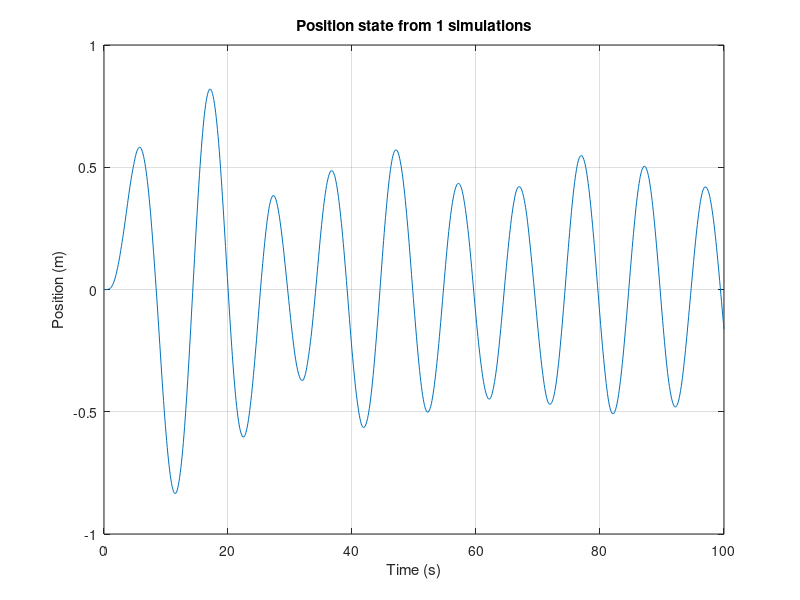
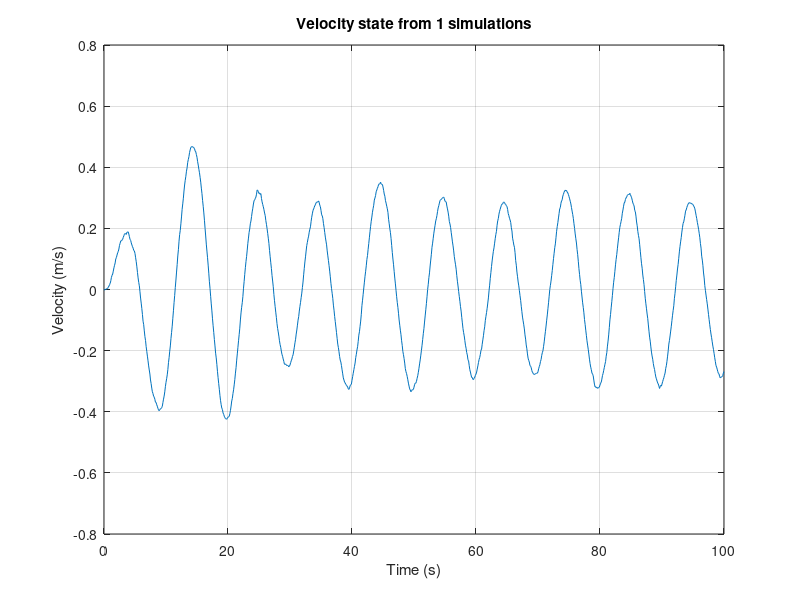
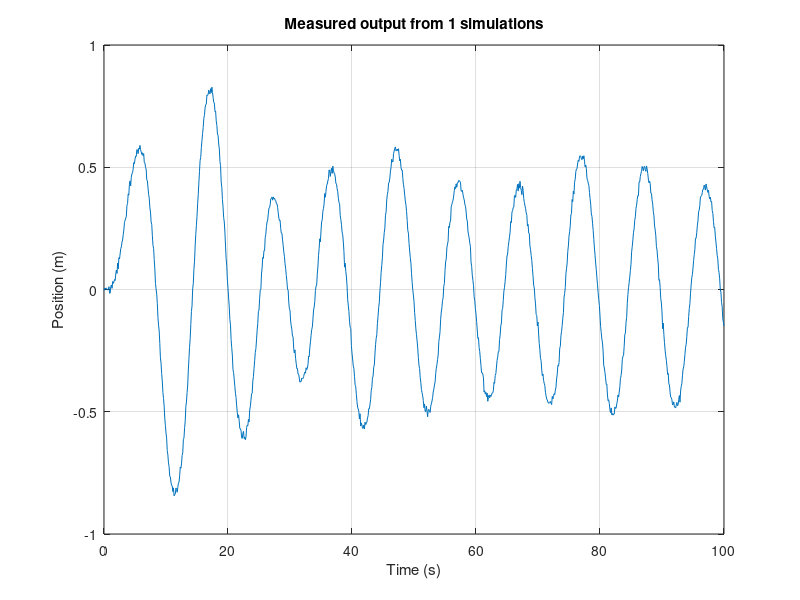
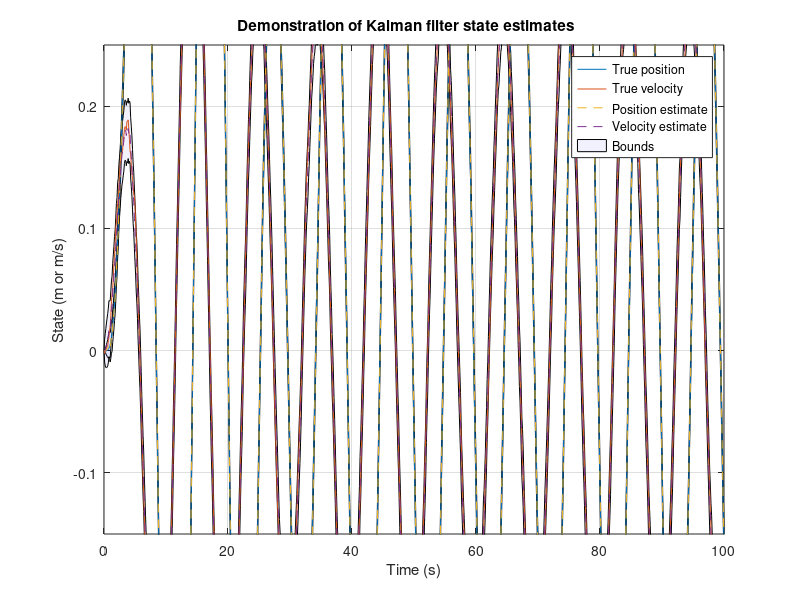

These figures' MATLAB source, in order:
% Defining the Spring Mass Dampener 

m = 10;
b = 1;
k = 2;

% Defining the continuous-time model

A = [ 0 1; -k/m -b/m];
B = [0; 1/m];
Bw = B;
C = [1 0];
D = 0;

dT = 0.1;  % Creating Discrete Time Model
Ad = expm(A*dT);
Bd = inv(A)*(Ad - eye(2))*B;
Cd = C;
Dd = D;

Sw = 0.01; Sv = 1e-5;    % Specify Noise model
Z = [-A Bw*Sw*Bw'; zeros(2) A'];  %Convert to discrete time
C = expm(Z*dT);
c12 = C(1:2, 3:4);
c22 = C(3:4, 3:4);
SigmaW = c22'*c12;
SigmaV = Sv/dT;

numSims = 1;  % Define the number of simulations to run
fprintf('Finished defining the model\n');

%% Running the Simulation

t = 0:dT:100; % Setting up simulation time vector
u = sin(2*pi*(1/10)*t);  % Set up deterministic system input
nt = length(t); % length of time vector
randn("state",0);

x = zeros(2,nt+1,numSims); % reserving storage for state profiles for all simulations
z = zeros(nt, numSims); % reserving storage for the output for all simulations

for theSim = 1:numSims  % Execute numSims simulations with different random inputs
    for k = 1:length(t) % This is the kth step for each simulation
        x(:,k+1,theSim) = Ad*x(:,k,theSim) + Bd*u(k) + chol(SigmaW,"lower")*randn(2,1);
        z(k,theSim)    = Cd*x(:,k,theSim) + Dd*u(k) + chol(SigmaV,"lower")*randn(1);
    end
end
x = x(:,1:nt,:); % Crop the states to the same length as t
fprintf('Finished running the simulations\n');

%% Plotting

% Plot x1(k), the position state
figure(1)
plot(t,squeeze(x(1,:,:))); grid on
title(sprintf('Position state from %d simulations',numSims));
%fprintf("Final value of position is:");

xlabel('Time (s)'); ylabel('Position (m)');

% Plot x2(k), the velocity state
figure(2)
plot(t,squeeze(x(2,:,:))); grid on
title(sprintf('Velocity state from %d simulations',numSims));
xlabel('Time (s)'); ylabel('Velocity (m/s)');

% Plot z(k), the measured output
figure(3)
plot(t,z); grid on
title(sprintf('Measured output from %d simulations',numSims));
xlabel('Time (s)'); ylabel('Position (m)');

% Final values at last time step
final_position = squeeze(x(1,end,:));   % Position (x1) at final time
final_velocity = squeeze(x(2,end,:));   % Velocity (x2) at final time
final_output   = z(end,:);              % Measured output at final time

% Print the values
fprintf('Final position value(s): %.6f\n', final_position);
fprintf('Final velocity value(s): %.6f\n', final_velocity);
fprintf('Final measured output value(s): %.6f\n', final_output);

%% Running the Kalman Filter

[nx,nt] = size(x);
xhat = zeros(nx,1);        % Initialize state estimate at time zero
SigmaX = zeros(nx,nx);     %  and its covariance matrix
xhatstore = zeros(nx,nt);  % Reserve storage for all state estimates
boundstore = zeros(nx,nt); %  and their confidence bounds

for k = 2:nt               % Execute the Kalman filter
  % KF Step 1a: State estimate time update      
  xhat = Ad*xhat + Bd*u(k-1); % use prior value of "u"
 
  % KF Step 1b: Error covariance time update   
  SigmaX = Ad*SigmaX*Ad' + SigmaW;
  
  % KF Step 1c: Estimate system output   
  zhat = Cd*xhat + Dd*u(k); % use present value of "u"

  % KF Step 2a: Compute Kalman gain matrix   
  L = SigmaX*Cd'/(Cd*SigmaX*Cd' + SigmaV); 
 
  % KF Step 2b: State estimate measurement update   
  xhat = xhat + L*(z(k) - zhat);
   
  % KF Step 2c: Error covariance measurement update   
  SigmaX = (eye(nx)-L*Cd)*SigmaX;
 
  % [Store information for evaluation/plotting purposes]  
  xhatstore(:,k) = xhat; 
  boundstore(:,k) = 3*sqrt(diag(SigmaX));
end

%% Plotting results

% Plot the states with confidence bounds
figure(4)
t2 = [t fliplr(t)]; % Prepare for plotting bounds via "fill"
x2 = [xhatstore-boundstore fliplr(xhatstore+boundstore)];
h1a = fill(t2,x2(1,:),'b',"FaceAlpha",0.05); hold on; grid on
fill(t2,x2(2,:),'b',"FaceAlpha",0.05); 
h2 = plot(t,x',t,xhatstore','--'); ylim([-0.15 0.25]);
legend([h2;h1a],{'True position','True velocity','Position estimate',...
  'Velocity estimate','Bounds'}); 
title('Demonstration of Kalman filter state estimates    '); 
xlabel('Time (s)'); ylabel('State (m or m/s)'); 


figure(5)
xerr = x - xhatstore; 
fill([t fliplr(t)],[-boundstore(1,:) fliplr(boundstore(1,:))],'b',...
  "FaceAlpha",0.05); hold on; grid on;
plot(t,xerr(1,:),'b');
title('Position estimation error with bounds'); 
xlabel('Time (s)'); ylabel('Error (m)'); 

figure(6)
fill([t fliplr(t)],[-boundstore(2,:) fliplr(boundstore(2,:))],'b',...
  "FaceAlpha",0.05); hold on; grid on;
plot(t,xerr(2,:),'b');
title('Velocity estimation error with bounds'); 
xlabel('Time (s)'); ylabel('Error (m/s)'); 